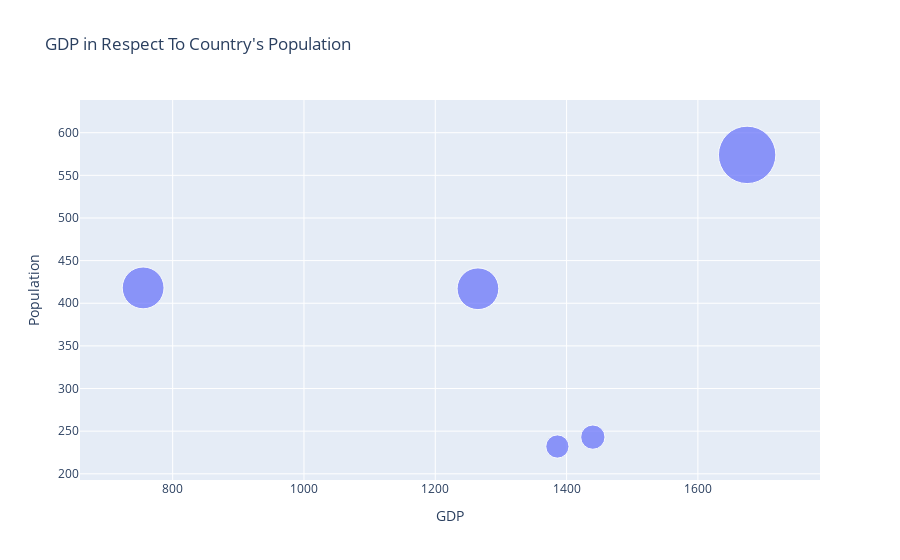

Write notebook code for a chart like this one.
### Code cell
fig = go.Figure()
fig.add_trace(go.Scatter(x=df.GDP,y=df.Population,mode='markers',marker_size=df.Population/10,text=df.Country))
fig.update_layout(xaxis_title='GDP',yaxis_title='Population',title = "GDP in Respect To Country's Population")

### Figure 1 — Plotly figure (JSON) as saved in the notebook; plotly's stock layout.template omitted (floating-point values rounded to 4 significant figures)
{"data": [{"marker": {"size": [23.2, 41.8, 57.4, 24.3, 41.7]}, "mode": "markers", "text": ["USA", "Canada", "UK", "Germany", "France"], "type": "scatter", "x": [1386, 755, 1675, 1440, 1265], "y": [232, 418, 574, 243, 417]}], "layout": {"autosize": true, "title": {"text": "GDP in Respect To Country's Population"}, "xaxis": {"autorange": true, "range": [669.2, 1772.0], "title": {"text": "GDP"}, "type": "linear"}, "yaxis": {"autorange": true, "range": [160, 711.5], "title": {"text": "Population"}, "type": "linear"}}}
